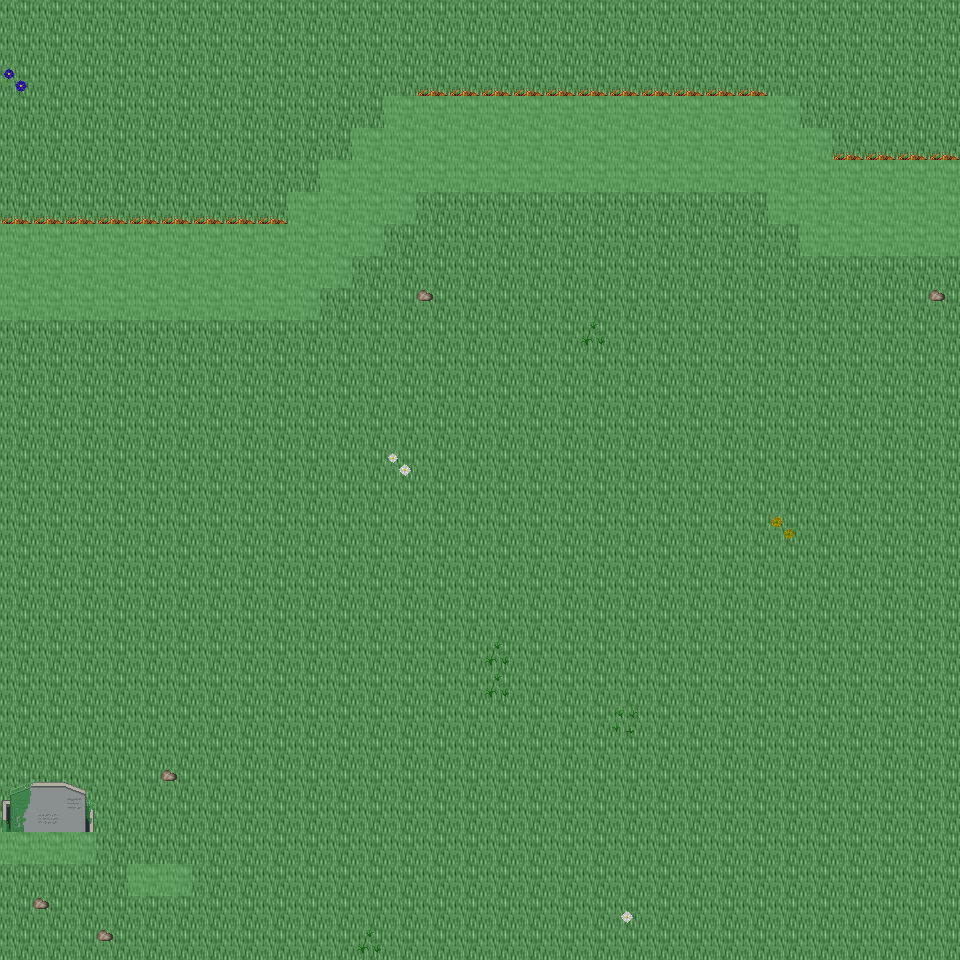

This game map was drawn from its Tiled (.tmx) file and the tilesets committed beside it. A one-line description and the trimmed map source follow:
An orthogonal 30x30 tile map with 32x32 px tiles, 6 tile layers (Ground, Object, Object2, Above, ...), 32 tilesets and 7 objects (7x mapExit).

<map version="1.0" orientation="orthogonal" renderorder="right-down" width="30" height="30" tilewidth="32" tileheight="32" nextobjectid="8">
  <tileset firstgid="1" name="tileset_ground_ground" tilewidth="32" tileheight="32" tilecount="33" columns="3">
    <image source="../drawable/tileset_ground_ground.png" width="96" height="352" />
  </tileset>
  <tileset firstgid="34" name="tileset_ground_ground_2" tilewidth="32" tileheight="32" tilecount="4" columns="4">
    <image source="../drawable/tileset_ground_ground_2.png" width="128" height="32" />
  </tileset>
  <tileset firstgid="38" name="tileset_ground_water_pool" tilewidth="32" tileheight="32" tilecount="72" columns="3">
    <image source="../drawable/tileset_ground_water_pool.png" width="96" height="768" />
  </tileset>
  <tileset firstgid="110" name="tileset_ground_ridge_earth_dark" tilewidth="32" tileheight="32" tilecount="96" columns="12">
    <image source="../drawable/tileset_ground_ridge_earth_dark.png" width="384" height="256" />
  </tileset>
  <tileset firstgid="206" name="tileset_plant_grasses" tilewidth="32" tileheight="32" tilecount="6" columns="3">
    <image source="../drawable/tileset_plant_grasses.png" width="96" height="64" />
  </tileset>
  <tileset firstgid="212" name="tileset_ground_rock_pebbles" tilewidth="32" tileheight="32" tilecount="3" columns="1">
    <image source="../drawable/tileset_ground_rock_pebbles.png" width="32" height="96" />
  </tileset>
  <tileset firstgid="215" name="tileset_plant_flower_daisy_yellow" tilewidth="32" tileheight="32" tilecount="8" columns="2">
    <image source="../drawable/tileset_plant_flower_daisy_yellow.png" width="64" height="128" />
  </tileset>
  <tileset firstgid="223" name="tileset_plant_flower_daisy_white" tilewidth="32" tileheight="32" tilecount="8" columns="2">
    <image source="../drawable/tileset_plant_flower_daisy_white.png" width="64" height="128" />
  </tileset>
  <tileset firstgid="231" name="tileset_ground_grass_edges" tilewidth="32" tileheight="32" tilecount="36" columns="12">
    <image source="../drawable/tileset_ground_grass_edges.png" width="384" height="96" />
  </tileset>
  <tileset firstgid="267" name="tileset_ground_earth_edges" tilewidth="32" tileheight="32" tilecount="18" columns="6">
    <image source="../drawable/tileset_ground_earth_edges.png" width="192" height="96" />
  </tileset>
  <tileset firstgid="285" name="tileset_ground_grass_corners" tilewidth="32" tileheight="32" tilecount="24" columns="6">
    <image source="../drawable/tileset_ground_grass_corners.png" width="192" height="128" />
  </tileset>
  <tileset firstgid="309" name="tileset_ground_square_paving" tilewidth="32" tileheight="32" tilecount="1" columns="1">
    <image source="../drawable/tileset_ground_square_paving.png" width="32" height="32" />
  </tileset>
  <tileset firstgid="310" name="tileset_plant_flower_daisy_red" tilewidth="32" tileheight="32" tilecount="8" columns="2">
    <image source="../drawable/tileset_plant_flower_daisy_red.png" width="64" height="128" />
  </tileset>
  <tileset firstgid="318" name="tileset_plant_flower_daisy_blue" tilewidth="32" tileheight="32" tilecount="8" columns="2">
    <image source="../drawable/tileset_plant_flower_daisy_blue.png" width="64" height="128" />
  </tileset>
  <tileset firstgid="326" name="tileset_plant_tree_tree_darkgreen" tilewidth="32" tileheight="32" tilecount="88" columns="8">
    <image source="../drawable/tileset_plant_tree_tree_darkgreen.png" width="256" height="352" />
  </tileset>
  <tileset firstgid="414" name="tileset_object_well" tilewidth="32" tileheight="32" tilecount="4" columns="2">
    <image source="../drawable/tileset_object_well.png" width="64" height="64" />
  </tileset>
  <tileset firstgid="418" name="tileset_plant_bush_bushes" tilewidth="32" tileheight="32" tilecount="10" columns="5">
    <image source="../drawable/tileset_plant_bush_bushes.png" width="160" height="64" />
  </tileset>
  <tileset firstgid="428" name="tileset_ground_eye" tilewidth="32" tileheight="32" tilecount="9" columns="3">
    <image source="../drawable/tileset_ground_eye.png" width="96" height="96" />
  </tileset>
  <tileset firstgid="437" name="tileset_plant_stump_rectangular" tilewidth="32" tileheight="32" tilecount="4" columns="2">
    <image source="../drawable/tileset_plant_stump_rectangular.png" width="64" height="64" />
  </tileset>
  <tileset firstgid="441" name="tileset_item_gothic_large_gravestone" tilewidth="32" tileheight="32" tilecount="9" columns="3">
    <image source="../drawable/tileset_item_gothic_large_gravestone.png" width="96" height="96" />
  </tileset>
  <tileset firstgid="450" name="tileset_logic_collision" tilewidth="32" tileheight="32" tilecount="1" columns="1">
    <image source="../drawable/tileset_logic_collision.png" width="32" height="32" />
  </tileset>
  <tileset firstgid="451" name="tileset_logic_item_herb" tilewidth="32" tileheight="32" tilecount="5" columns="5">
    <image source="../drawable/tileset_logic_item_herb.png" width="160" height="32" />
  </tileset>
  <tileset firstgid="456" name="tileset_ground_rock_rubble" tilewidth="32" tileheight="32" tilecount="9" columns="3">
    <image source="../drawable/tileset_ground_rock_rubble.png" width="96" height="96" />
  </tileset>
  <tileset firstgid="465" name="tileset_ground_rock_rocks_3" tilewidth="32" tileheight="32" tilecount="16" columns="4">
    <image source="../drawable/tileset_ground_rock_rocks_3.png" width="128" height="128" />
  </tileset>
  <tileset firstgid="481" name="tileset_ground_rock_large_boulder" tilewidth="32" tileheight="32" tilecount="9" columns="3">
    <image source="../drawable/tileset_ground_rock_large_boulder.png" width="96" height="96" />
  </tileset>
  <tileset firstgid="490" name="tileset_ground_rock_large_pebble" tilewidth="32" tileheight="32" tilecount="2" columns="2">
    <image source="../drawable/tileset_ground_rock_large_pebble.png" width="64" height="32" />
  </tileset>
  <tileset firstgid="492" name="tileset_ground_rock_rocks_2" tilewidth="32" tileheight="32" tilecount="4" columns="2">
    <image source="../drawable/tileset_ground_rock_rocks_2.png" width="64" height="64" />
  </tileset>
  <tileset firstgid="496" name="tileset_ground_green_paving" tilewidth="32" tileheight="32" tilecount="18" columns="3">
    <image source="../drawable/tileset_ground_green_paving.png" width="96" height="192" />
  </tileset>
  <tileset firstgid="514" name="tileset_logic_protection" tilewidth="32" tileheight="32" tilecount="2" columns="2">
    <image source="../drawable/tileset_logic_protection.png" width="64" height="32" />
  </tileset>
  <tileset firstgid="516" name="tileset_building_castle" tilewidth="32" tileheight="32" tilecount="320" columns="20">
    <image source="../drawable/tileset_building_castle.png" width="640" height="512" />
  </tileset>
  <tileset firstgid="836" name="tileset_logic_creature_ogre" tilewidth="32" tileheight="32" tilecount="4" columns="4">
    <image source="../drawable/tileset_logic_creature_ogre.png" width="128" height="32" />
  </tileset>
  <tileset firstgid="840" name="tileset_logic_creature_troll" tilewidth="32" tileheight="32" tilecount="4" columns="4">
    <image source="../drawable/tileset_logic_creature_troll.png" width="128" height="32" />
  </tileset>
  <layer name="Ground" width="30" height="30">
    <data>[900 cells, 900 non-empty, 1 distinct tile ids]</data>
  </layer>
  <layer name="Object" width="30" height="30">
    <data>[900 cells, 134 non-empty, 19 distinct tile ids]</data>
  </layer>
  <layer name="Object2" width="30" height="30">
    <data>[900 cells, 5 non-empty, 5 distinct tile ids]</data>
  </layer>
  <layer name="Above" width="30" height="30">
    <data>[900 cells, 9 non-empty, 7 distinct tile ids]</data>
  </layer>
  <layer name="Above2" width="30" height="30">
    <data>[900 cells, 0 non-empty, 0 distinct tile ids]</data>
  </layer>
  <layer name="Walkable" width="30" height="30">
    <data>[900 cells, 101 non-empty, 1 distinct tile ids]</data>
  </layer>
  <objectgroup name="MapEvents">
    <object id="1" name="north" type="mapExit" x="0" y="0" width="960" height="32">
      <properties>
        <property name="map" value="level_0_x121_y94" />
        <property name="x" value="0" />
        <property name="y" value="28" />
      </properties>
    </object>
    <object id="2" name="south" type="mapExit" x="0" y="928" width="960" height="32">
      <properties>
        <property name="map" value="level_0_x121_y96" />
        <property name="x" value="0" />
        <property name="y" value="1" />
      </properties>
    </object>
    <object id="3" name="west" type="mapExit" x="0" y="0" width="32" height="224">
      <properties>
        <property name="map" value="level_0_x120_y95" />
        <property name="x" value="28" />
        <property name="y" value="0" />
      </properties>
    </object>
    <object id="4" name="west2" type="mapExit" x="0" y="320" width="32" height="512">
      <properties>
        <property name="map" value="level_0_x120_y95" />
        <property name="x" value="28" />
        <property name="y" value="10" />
      </properties>
    </object>
    <object id="5" name="west3" type="mapExit" x="0" y="864" width="32" height="96">
      <properties>
        <property name="map" value="level_0_x120_y95" />
        <property name="x" value="28" />
        <property name="y" value="27" />
      </properties>
    </object>
    <object id="6" name="east" type="mapExit" x="928" y="0" width="32" height="160">
      <properties>
        <property name="map" value="level_0_x122_y95" />
        <property name="x" value="1" />
        <property name="y" value="0" />
      </properties>
    </object>
    <object id="7" name="east2" type="mapExit" x="928" y="256" width="32" height="704">
      <properties>
        <property name="map" value="level_0_x122_y95" />
        <property name="x" value="1" />
        <property name="y" value="8" />
      </properties>
    </object>
  </objectgroup>
</map>
